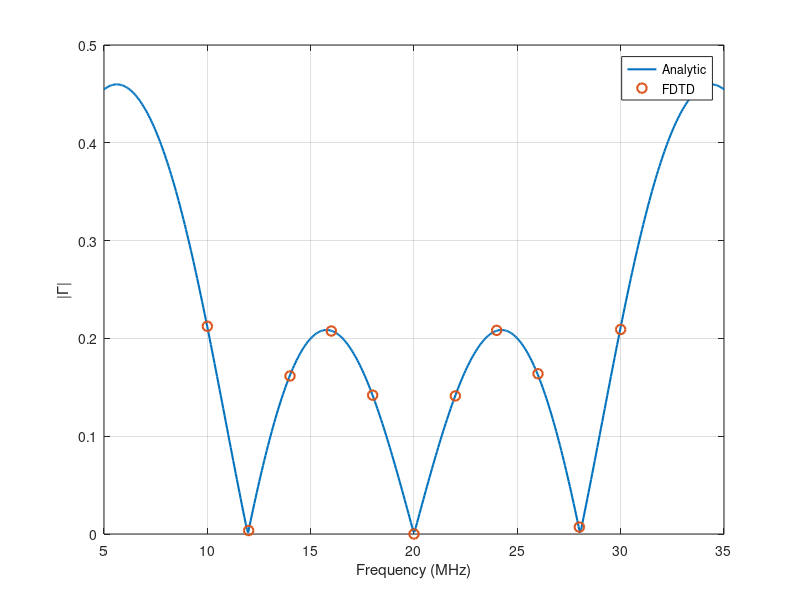

Reproduce this figure in MATLAB.
clear
clc
close all

mu_0 = pi*4e-7;
eps_0 = 8.854e-12;
eps_r1 = 2; %I choose
eps_r2 = 3;
c = 1/sqrt(mu_0*eps_0);

%f = 20e6; %I choose
lambda_0 = c/20e6;
lambda_1 = lambda_0/sqrt(eps_r1);
lambda_2 = lambda_0/sqrt(eps_r2);
lambda_3 = lambda_0/sqrt(eps_r1);

deltax = 0.02; %I choose
xmax = 175; %I choose
x = 0:deltax:xmax;

%tmax = xmax/c; %I choose
S = 1; %I choose
deltat = S*deltax/c;
t = 0;
d1 = lambda_1/4;
d2 = lambda_2/2;
d3 = lambda_3/4;

eps = ones(length(x), 1) .* eps_0;
s1 = round(((xmax/2) - ((d1+d2+d3)/2))/0.02); %I choose
s2 = s1 + round(d1/deltax); %makes dielectric slab of thickness d
s3 = s2 + round(d2/deltax);
s4 = s3 + round(d3/deltax);
eps(s1:s2) = eps_0*eps_r1;
eps(s2:s3) = eps_0*eps_r2;
eps(s3:s4) = eps_0*eps_r1;


E = zeros(length(x),3);

x0 = 1;
x1 = s4 + round(5/deltax); %I choose
tmax = (x(x1) + 2*min(x(s1), xmax - x(x1)))/c;

fsweep = [10e6 12e6 14e6 16e6 18e6 20e6 22e6 24e6 26e6 28e6 30e6];
gamma_fdtd = zeros(size(fsweep));

for k = 1:numel(fsweep)
    f = fsweep(k);
    E = zeros(length(x),3);
    t = 0;
    E0max = 0;
    E1max = 0;

    while t<tmax
        E(2:end-1,3) = ((1./(mu_0*eps(2:end-1))) .* (deltat/deltax)^2 .* (E(3:end,2) - 2*E(2:end-1,2) + E(1:end-2,2))) + 2*E(2:end-1,2) - E(2:end-1,1);
        E(x0,3) = sin(2*pi*f*t);
    
    if t>tmax -2/f
        E0max = max(E0max, abs (E(x0,3)));
        E1max = max(E1max, abs (E(x1,3)));
    end

    E(:,1) = E(:,2);
    E(:,2) = E(:,3);
    t = t + deltat;
    end

tau = E1max/E0max;
gamma_fdtd(k) = sqrt(1-tau^2);

end

eta0 = sqrt(mu_0/eps_0);
fa = linspace(5e6, 35e6, 500);
er = [eps_r1 eps_r2 eps_r1];
dd = [d1 d2 d3];
Z = eta0*ones(size(fa));
for m = 3:-1:1
    eta = eta0/sqrt(er(m));
    tb = tan(2*pi*fa*sqrt(er(m))*dd(m)/c);
    Z = eta*(Z + 1j*eta*tb)./(eta + 1j*Z.*tb);
end
gamma_th = abs((Z-eta0)./(Z+eta0));

figure
plot(fa/1e6, gamma_th, 'LineWidth', 1.5); hold on
plot(fsweep/1e6, gamma_fdtd, 'o', 'MarkerSize', 7, 'LineWidth', 1.5)
xlabel('Frequency (MHz)'); 
ylabel('|\Gamma|'); 
legend('Analytic', 'FDTD'); grid on
